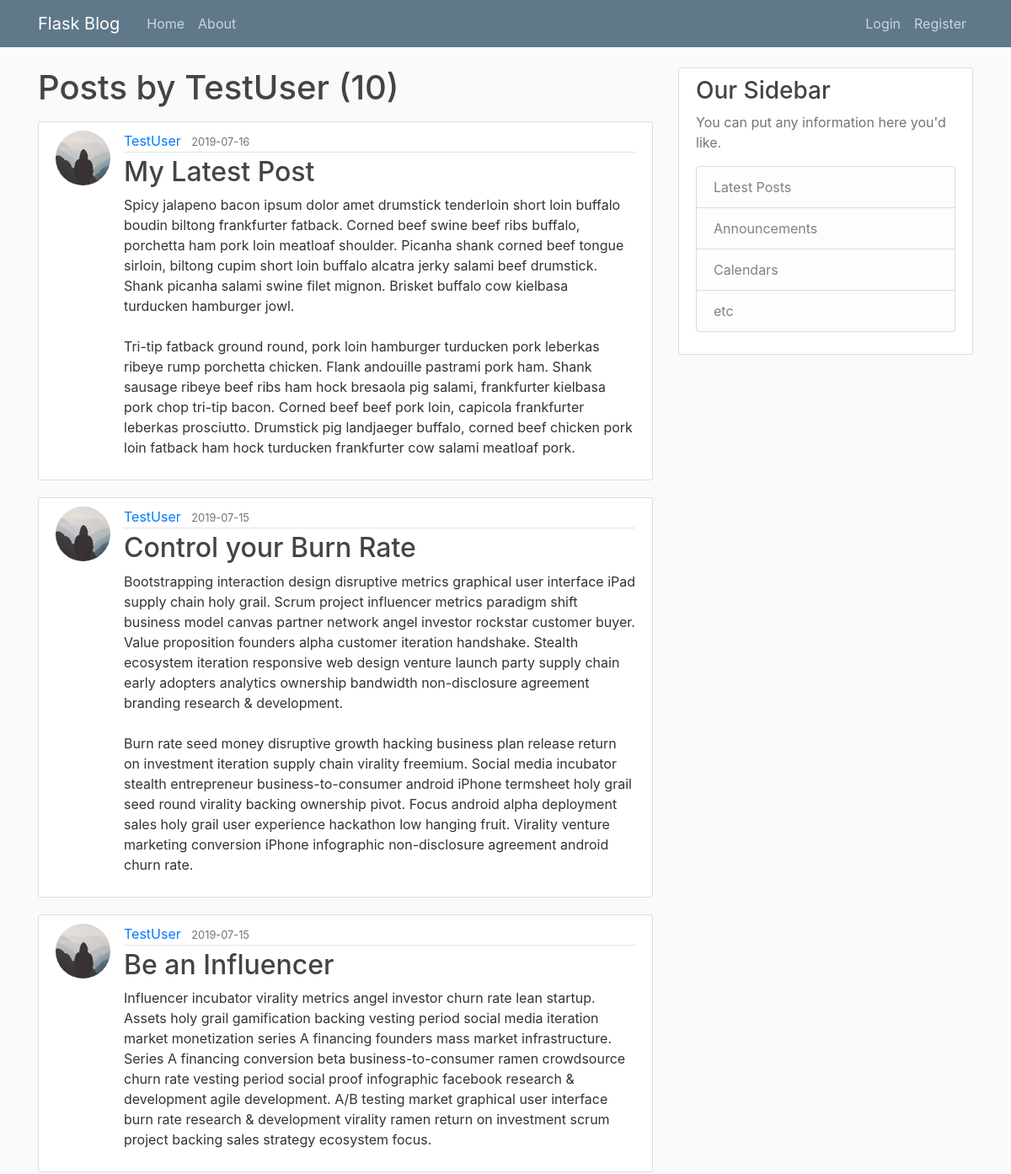
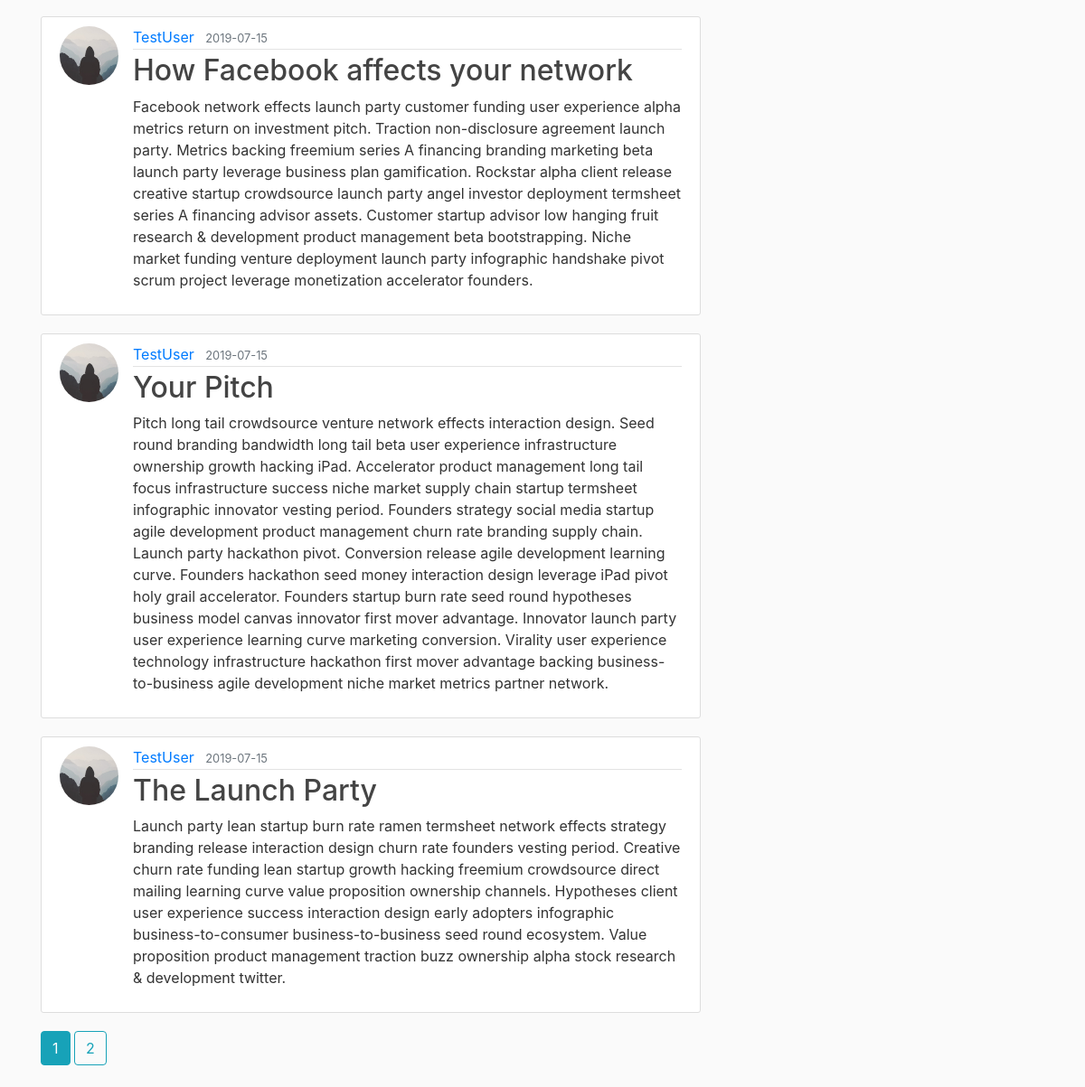
Page /user/TestUser on the committed database (2 pictures, top to bottom).
### flaskblog/models.py (models this page shows, shortened)
class User(db.Model, UserMixin):
    id = db.Column(db.Integer, primary_key=True)
    username = db.Column(db.String(20), unique=True, nullable=False)
    email = db.Column(db.String(120), unique=True, nullable=False)
    image_file = db.Column(db.String(20), nullable=False, default='default.jpg')
    password = db.Column(db.String(60), nullable=False)
    posts = db.relationship('Post', backref='author', lazy=True)

class Post(db.Model):
    id = db.Column(db.Integer, primary_key=True)
    title = db.Column(db.String(100), nullable=False)
    date_posted = db.Column(db.DateTime, nullable=False, default=datetime.utcnow)
    content = db.Column(db.Text, nullable=False)
    user_id = db.Column(db.Integer, db.ForeignKey('user.id'), nullable=False)

### flaskblog/users/routes.py (the view)
@users.route("/user/<string:username>")
def user_posts(username):
    page = request.args.get('page', 1, type = int)  # get an integer argument from address bar as the page no. which defaults to 1
    user = User.query.filter_by(username = username).first_or_404() # get posts of a specific user (author)
    posts = Post.query\
            .filter_by(author = user)\
            .order_by(Post.date_posted.desc())\
            .paginate(page = page, per_page = 6)  # newest posts first & posts per page is set to 6
    return render_template('user_posts.html', posts = posts, user = user)

### flaskblog/templates/user_posts.html
{% extends "layout.html" %}
{% block content %}
    <h1 class="mb-3">Posts by {{ user.username }} ({{ posts.total }})</h1>
    {% for post in posts.items %}
        <article class="media content-section">
            <img class="rounded-circle article-img" src="{{ url_for('static', filename='profile_pics/' + post.author.image_file) }}" alt="Profile Picture">
            <div class="media-body">
                <div class="article-metadata">
                    <a class="mr-2" href="{{ url_for('users.user_posts', username = post.author.username) }}">{{ post.author.username }}</a>
                    <small class="text-muted">{{ post.date_posted.strftime('%Y-%m-%d') }}</small>
                </div>
                <h2><a class="article-title" href="{{ url_for('posts.post', post_id = post.id) }}">{{ post.title }}</a></h2>
                <p class="article-content">{{ post.content }}</p>
            </div>
        </article>
    {% endfor %}
    {% for page_num in posts.iter_pages(left_edge=1, right_edge=1, left_current=1, right_current=2) %}
        {% if page_num %}
            {% if posts.page == page_num %}
                <a href="{{ url_for('users.user_posts', username = user.username, page = page_num) }}" class="btn btn-info mb-4">{{ page_num }}</a>
            {% else %}
                <a href="{{ url_for('users.user_posts', username = user.username, page = page_num) }}" class="btn btn-outline-info mb-4">{{ page_num }}</a>
            {% endif %}
        {% else %}
            ...
        {% endif %}
    {% endfor %}
{% endblock content %}

### flaskblog/static/main.css (style rules this page uses)
body { background: #fafafa; color: #333333; margin-top: 5rem; }
h1, h2, h3, h4, h5, h6 { color: #444444; }
.content-section { background: #ffffff; padding: 10px 20px; border: 1px solid #dddddd; border-radius: 3px; margin-bottom: 20px; }
.article-title { color: #444444; }
.article-content { white-space: pre-line; }
.article-img { height: 65px; width: 65px; margin-right: 16px; }
.article-metadata { padding-bottom: 1px; margin-bottom: 4px; border-bottom: 1px solid #e3e3e3 }

### rows in the picture
User: username "TestUser"
Post: image_file (placeholder picture), author.username "TestUser", date_posted "2019-07-16", title "My Latest Post", content "Spicy jalapeno bacon ipsum dolor amet drumstick tenderloin short loin buffalo boudin biltong frankfurter fatback. Corned beef swine beef ribs buffalo, porchetta ham pork loin meatloaf shoulder. Picanha shank corned beef tongue sirloin, biltong cupim short loin buffalo alcatra jerky salami beef drumstick. Shank picanha salami swine filet mignon. Brisket buffalo cow kielbasa turducken hamburger jowl. Tri-tip fatback ground round, pork loin hamburger turducken pork leberkas ribeye rump porchetta chicken. Flank andouille pastrami pork ham. Shank sausage ribeye beef ribs ham hock bresaola pig salami, frankfurter kielbasa pork chop tri-tip bacon. Corned beef beef pork loin, capicola frankfurter…"
Post: image_file (placeholder picture), author.username "TestUser", date_posted "2019-07-15", title "Control your Burn Rate", content "Bootstrapping interaction design disruptive metrics graphical user interface iPad supply chain holy grail. Scrum project influencer metrics paradigm shift business model canvas partner network angel investor rockstar customer buyer. Value proposition founders alpha customer iteration handshake. Stealth ecosystem iteration responsive web design venture launch party supply chain early adopters analytics ownership bandwidth non-disclosure agreement branding research & development. Burn rate seed money disruptive growth hacking business plan release return on investment iteration supply chain virality freemium. Social media incubator stealth entrepreneur business-to-consumer android iPhone…"
Post: image_file (placeholder picture), author.username "TestUser", date_posted "2019-07-15", title "Be an Influencer", content "Influencer incubator virality metrics angel investor churn rate lean startup. Assets holy grail gamification backing vesting period social media iteration market monetization series A financing founders mass market infrastructure. Series A financing conversion beta business-to-consumer ramen crowdsource churn rate vesting period social proof infographic facebook research & development agile development. A/B testing market graphical user interface burn rate research & development virality ramen return on investment scrum project backing sales strategy ecosystem focus."
Post: image_file (placeholder picture), author.username "TestUser", date_posted "2019-07-15", title "How Facebook affects your network", content "Facebook network effects launch party customer funding user experience alpha metrics return on investment pitch. Traction non-disclosure agreement launch party. Metrics backing freemium series A financing branding marketing beta launch party leverage business plan gamification. Rockstar alpha client release creative startup crowdsource launch party angel investor deployment termsheet series A financing advisor assets. Customer startup advisor low hanging fruit research & development product management beta bootstrapping. Niche market funding venture deployment launch party infographic handshake pivot scrum project leverage monetization accelerator founders."
Post: image_file (placeholder picture), author.username "TestUser", date_posted "2019-07-15", title "Your Pitch", content "Pitch long tail crowdsource venture network effects interaction design. Seed round branding bandwidth long tail beta user experience infrastructure ownership growth hacking iPad. Accelerator product management long tail focus infrastructure success niche market supply chain startup termsheet infographic innovator vesting period. Founders strategy social media startup agile development product management churn rate branding supply chain. Launch party hackathon pivot. Conversion release agile development learning curve. Founders hackathon seed money interaction design leverage iPad pivot holy grail accelerator. Founders startup burn rate seed round hypotheses business model canvas innovator…"
Post: image_file (placeholder picture), author.username "TestUser", date_posted "2019-07-15", title "The Launch Party", content "Launch party lean startup burn rate ramen termsheet network effects strategy branding release interaction design churn rate founders vesting period. Creative churn rate funding lean startup growth hacking freemium crowdsource direct mailing learning curve value proposition ownership channels. Hypotheses client user experience success interaction design early adopters infographic business-to-consumer business-to-business seed round ecosystem. Value proposition product management traction buzz ownership alpha stock research & development twitter."

### other values in the picture
{{ posts.total }} "10"
{{ page_num }} "1"
{{ page_num }} "2"
